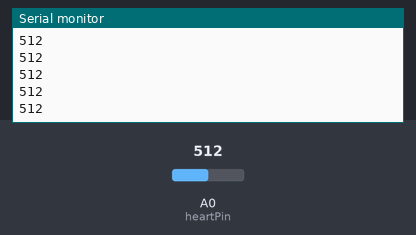
Bench run of a sketch on a simulated Arduino Uno, built with avr-gcc and run on an emulated ATmega328P. Parts: the last lines printed to the serial monitor. Inputs (shaded band) come from the test bench; at power-on: A0 (heartPin) = 512. No radio packets arrive unless stated.

Above: at 1.2 s.
1.3 s: A0 (heartPin) set to 716
At 1.8 s:
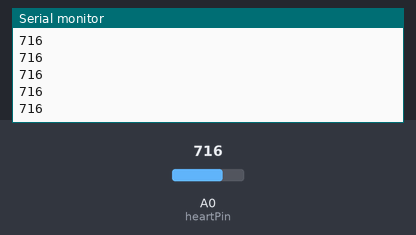
2.8 s: A0 (heartPin) set to 900
At 3.6 s:
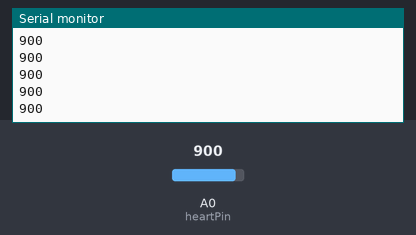
Timing chart, 0 to 5.8 s (numbered marks = the images above; inputs shaded):
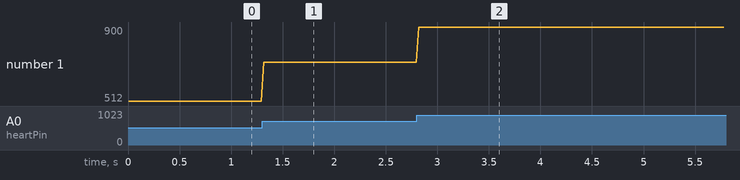

The sketch:

send.ino
```cpp
//Send.ino

#include<SPI.h>
#include<RF24.h>

// ce, csn pins
RF24 radio(7, 8);
#define heartPin A0

void setup(void){
  radio.begin();
  radio.setPALevel(RF24_PA_MAX);
  radio.setChannel(0x76);
  radio.openWritingPipe(0xF0F0F0F0E1LL);
  radio.enableDynamicPayloads();
  radio.powerUp();
  Serial.begin(115200);
}

void loop(void){
    const char text[] = "Hello World is awesome";
    radio.write(&text, sizeof(text));
    int heartValue = analogRead(heartPin);
    Serial.println(heartValue);
    delay(20);

}
```

Measured:
- after the input at 1.3 s, the serial monitor: prints a new line at once (image 1)
- after the input at 2.8 s, the serial monitor: prints a new line at once (image 2)
- plotted number 1: 512 → 716 after the input at 1.3 s, 716 → 900 after the input at 2.8 s
